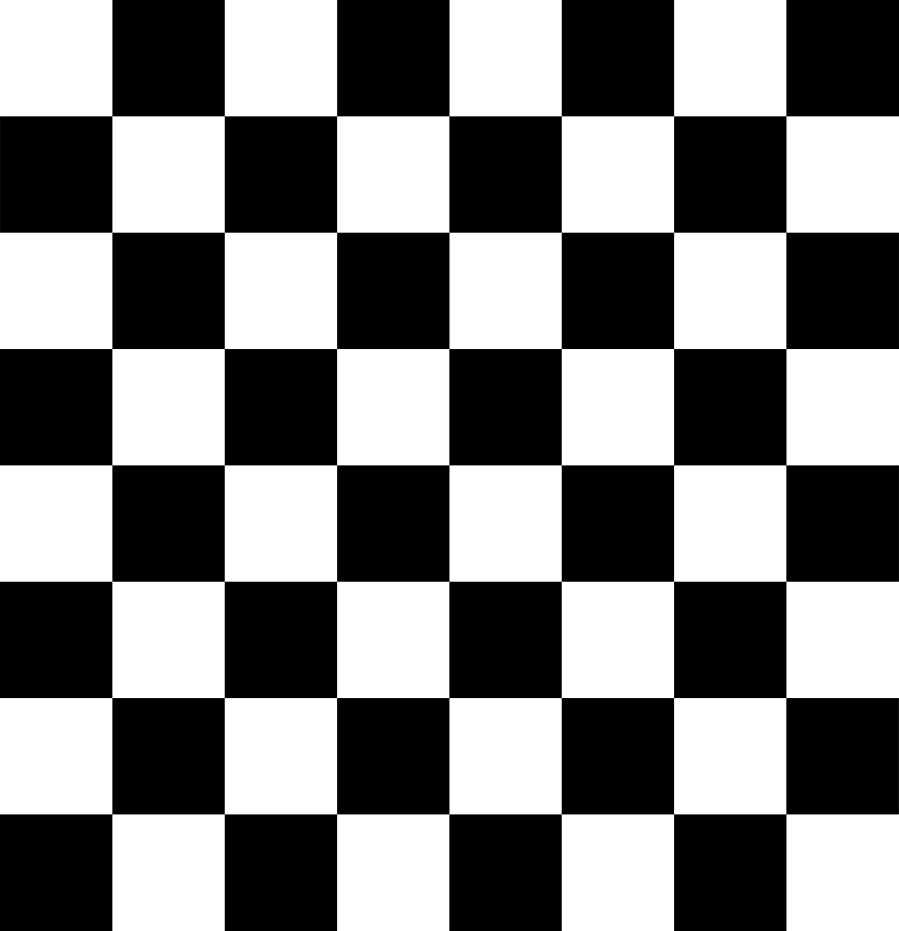
#> input picture Resources/chess.png, 3595 x 3723 px (shown at 1/4 size)
$ python '36. shi_tomasi_corner_detection.py'
#> lines starting #> are read from the running program, lines starting #| are printed output that depends on the picture; after the words box and inside, x2 and y2 are one past the last pixel; in counts of white or black regions, pixels touching at a corner belong together
import cv2
import numpy as np

img = cv2.imread("Resources/chess.png")
#> img is the input picture: shape (3723, 3595, 3); min 0, max 255, mean 127.5
img = cv2.resize(img, (0, 0), fx=0.1, fy=0.1)
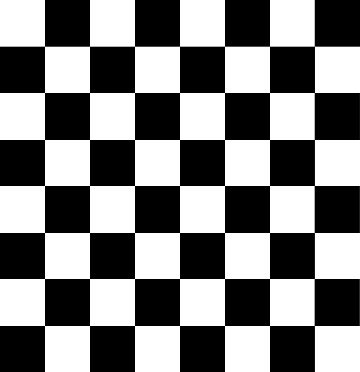
#> img: shape (372, 360, 3); min 0, max 255, mean 127.5
gray_img = cv2.cvtColor(img, cv2.COLOR_BGR2GRAY)

corners = cv2.goodFeaturesToTrack(gray_img, 100, 0.01, 10)
#> corners = 53 rows, first 8: [270, 326], [225, 326], [180, 326], [135, 326], [90, 326], [45, 326], [270, 279], [225, 279]
corners = np.int0(corners)

for corner in corners:
    x, y = corner.ravel()
    cv2.circle(img, (x, y), 5, (255, 255, 0), -1)
#> this loop made 53 passes
#> (x, y) on passes 1 to 12: (270, 326), (225, 326), (180, 326), (135, 326), (90, 326), (45, 326), (270, 279), (225, 279), (180, 279), (135, 279), (90, 279), (45, 279)
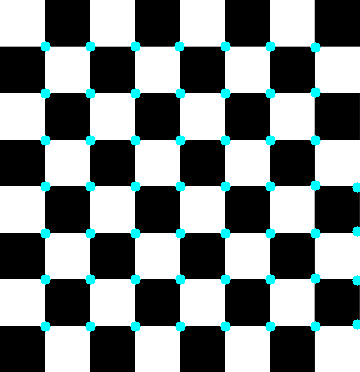
#> img: shape (372, 360, 3); 3.15% of pixels changed, all inside (x1, y1, x2, y2) = (40, 41, 360, 332)

cv2.imshow("Corners", img)
cv2.waitKey(0)
cv2.destroyAllWindows()

$ run again, with Resources/balls.png copied over Resources/chess.png
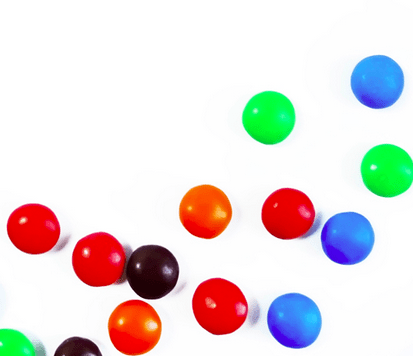
#> input picture Resources/balls.png, 413 x 356 px
#> img is the input picture: shape (356, 413, 3); mean B, G, R 219.2, 220.4, 228.9
#> `gray_img = cv2.cvtColor(img, cv2.COLOR_BGR2GRAY)`:
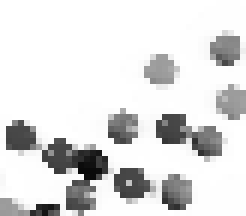
#> gray_img: shape (36, 41) (shown 6 times larger); min 10, max 255, mean 222.3
#> corners = [[12, 29], [31, 23], [24, 31], [2, 23], [37, 10], [25, 12], [19, 20], [1, 33]]
#> the loop `for corner in corners:` made 8 passes
#> after the loop `for corner in corners:`:
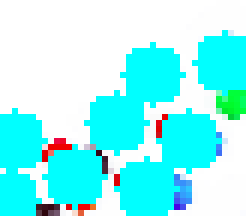
#> img: shape (36, 41, 3) (shown 6 times larger); mean B, G, R 247, 247.9, 146.2
